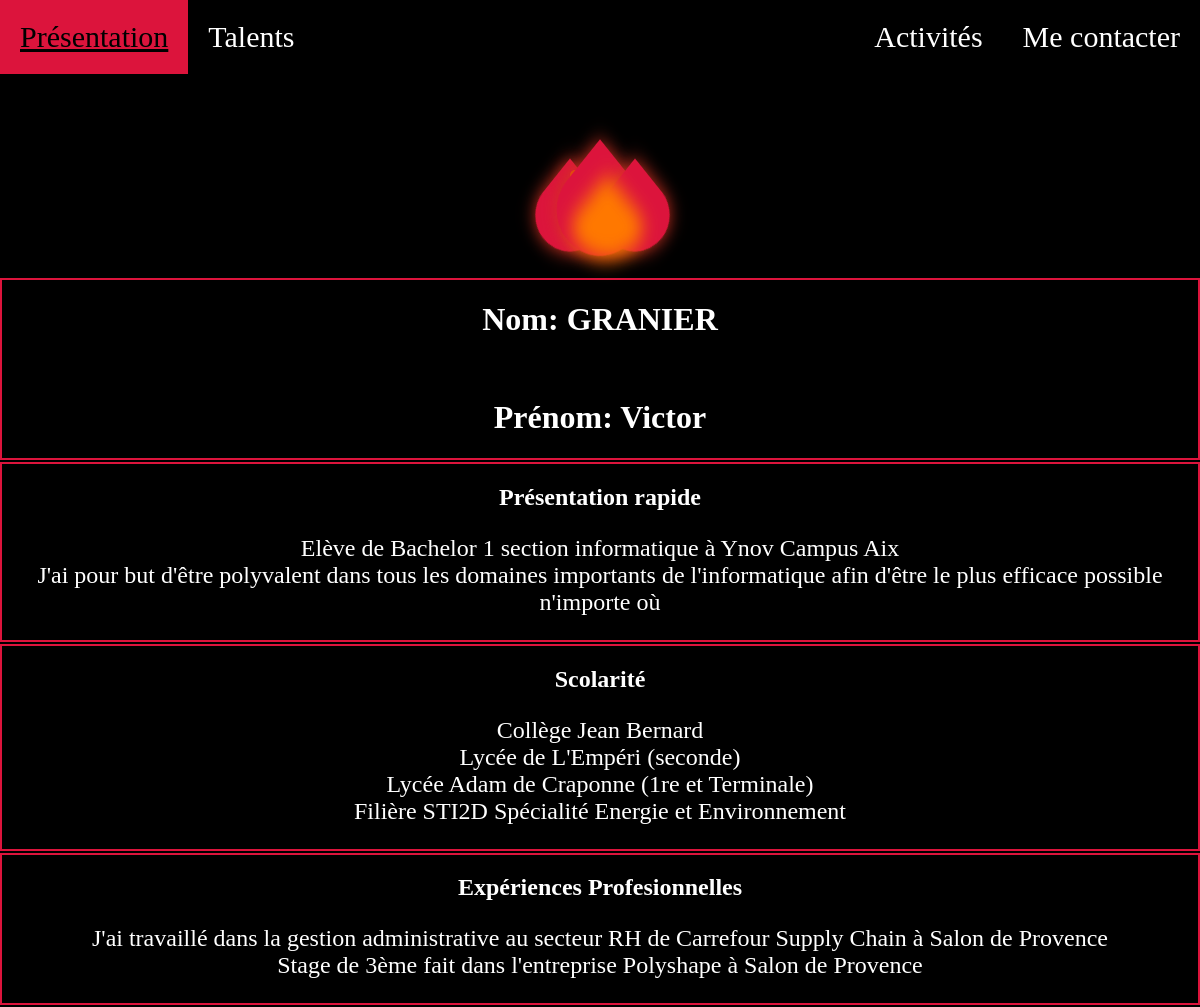
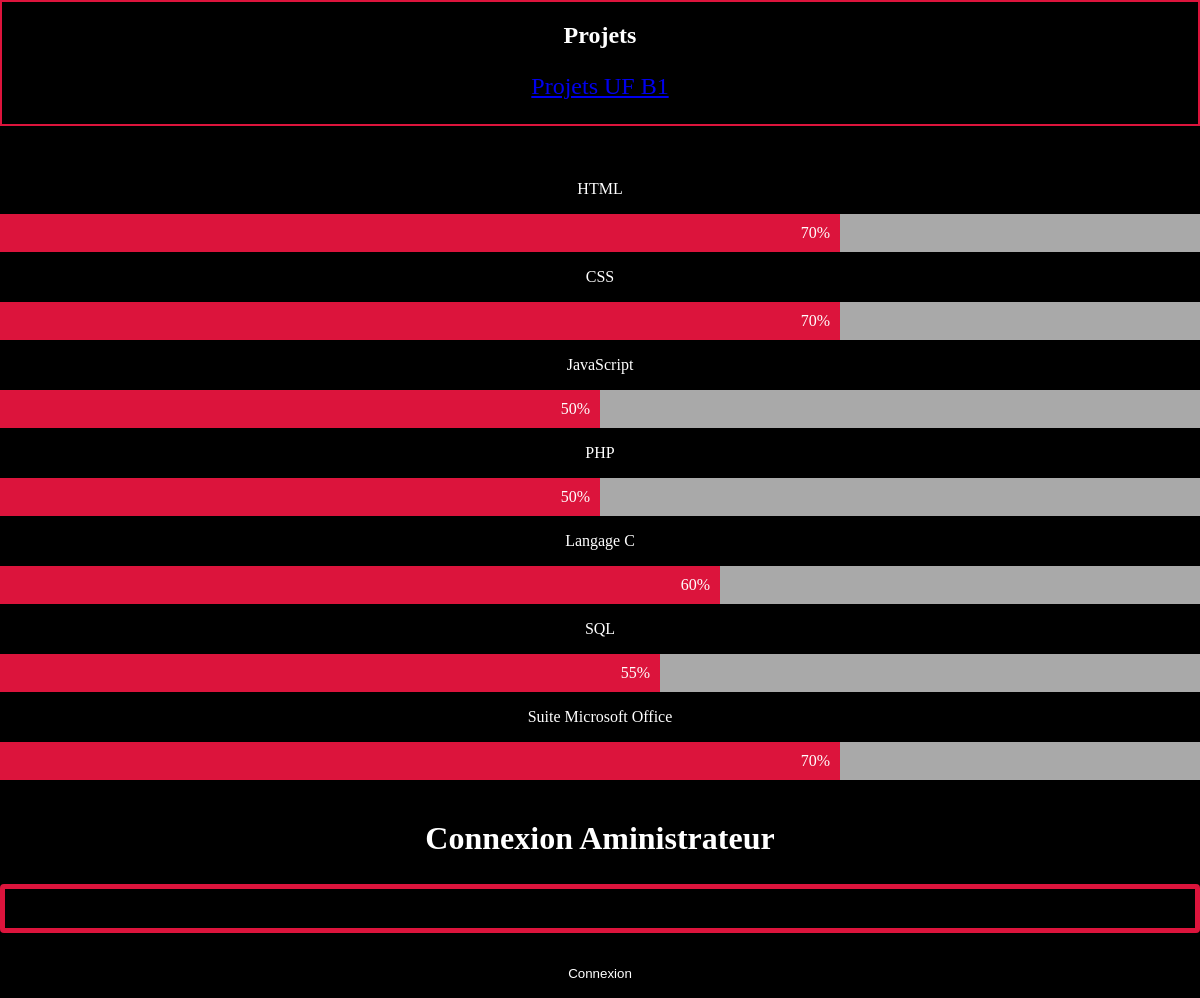
The page / on the database its author committed (2 pictures, top to bottom).
### tables this page shows
CREATE TABLE article(
	id int(20) NOT NULL auto_increment,
	content text,
	PRIMARY KEY (id)
);

### index.php (the view, shortened to what this page needs)
<?php
$ini = parse_ini_file('db.ini');
$bdd = new PDO($ini['bdd'], $ini['username'], $ini['password']) or die ('Cannot connect to db');
 ?>
<!DOCTYPE html>
<html lang="fr" dir="ltr">
  <head>
    <link rel="stylesheet" href="index.css">
  </head>
  <body>
    <div class="topnav">
     <a href="#">Présentation</a>
     <a href="#talents">Talents</a>
     <a style="float: right;" href="contact.php">Me contacter</a>
     <a style="float: right;" href="activités.html">Activités</a>
   </div>
   <div class="fire">
     <div class="fire-left">
       <div class="main-fire"></div>
       <div class="particle-fire"></div>
     </div>
     <div class="fire-main">
     </div>
     <div class="fire-right">
     </div>
     <div class="fire-bottom">
       <div class="main-fire"></div>
     </div>
   </div>
   <br/>
   <div id="whoiam">
     <div class="desc">
       <h1>Nom: GRANIER</h1>
       <br/>
       <h1>Prénom:  Victor</h1>
     </div>
     <div class="desc">
       <h2>Présentation rapide</h2>
       <p>
         <?php
         $rqt1 = $bdd->query("SELECT id, content FROM article WHERE id = 1;");
         $ligne1 = $rqt1->fetch();
         echo $ligne1['content'];
         ?>
       </p>
     </div>
     <div class="desc">
       <h2>Scolarité</h2>
       <p>
         <?php
         $rqt2 = $bdd->query("SELECT id, content FROM article WHERE id = 2;");
         $ligne2 = $rqt2->fetch();
         echo $ligne2['content'];
         ?>
       </p>
     </div>
     <div class="desc">
       <h2>Expériences Profesionnelles</h2>
       <p>
         <?php
         $rqt3 = $bdd->query("SELECT id, content FROM article WHERE id = 3;");
         $ligne3 = $rqt3->fetch();
         echo $ligne3['content'];
         ?>
       </p>
     </div>
     <div class="desc">
       <h2>Projets</h2>
       <a href="projet.php"><p>Projets UF B1</p></a>
     </div>
     <br/>
   </div>
   <br>
   <div id="talents">
     <p style="color: white;">HTML</p>
     <div class="conteniendre">
       <div class="skills html">70%</div>
     </div>
     <p style="color: white;">CSS</p>
     <div class="conteniendre">
       <div class="skills css">70%</div>
     </div>
     <p style="color: white;">JavaScript</p>
     <div class="conteniendre">
       <div class="skills js">50%</div>
     </div>
     <p style="color: white;">PHP</p>
     <div class="conteniendre">
       <div class="skills php">50%</div>
     </div>
     <p style="color: white;">Langage C</p>
     <div class="conteniendre">
       <div class="skills c">60%</div>
     </div>
     <p style="color: white;">SQL</p>
     <div class="conteniendre">
       <div class="skills sql">55%</div>
     </div>
     <p style="color: white;">Suite Microsoft Office</p>
     <div class="conteniendre">
       <div class="skills mc">70%</div>
     </div>
   </div>
   <br/>
  </body>
  <form class="conect" action="connexion.php" method="post">
    <h1>Connexion Aministrateur</h1>
    <input type="password" name="mdpadmin" value="">
    <input type="submit" value="Connexion">
  </form>
</html>

### index.css (style rules this page uses)
body { margin: 0; padding: 0; float: none; text-align: center; background-color: black; color: white; }
* { box-sizing:border-box }
div { width: 100%; }
.desc { border: 2px solid crimson; margin-bottom: 2px; }
.topnav { background-color: black; overflow: hidden; position: fixed; top: 0; width: 100%; z-index: 1; }
.topnav a { float: left; color: white; text-align: center; padding: 20px 20px; text-decoration: none; font-size: 30px; }
.fire { position: relative; width: 100px; height: 100px; background-color: transparent; margin-top: 10em; margin-left: auto; margin-right: auto; }
.fire-main { position: absolute; height: 100%; width: 100%; animation: scaleUpDown 3s ease-out; animation-iteration-count: infinite; animation-fill-mode: both; }
.fire-right { height: 100%; width: 100%; position: absolute; animation: shake 2s ease-out 0; animation-iteration-count: infinite; animation-fill-mode: both; }
.fire-left { position: absolute; height: 100%; width: 100%; animation: shake 3s ease-out 0; animation-iteration-count: infinite; animation-fill-mode: both; }
.fire-left .main-fire { position: absolute; top: 15%; left: -20%; width: 80%; height: 80%; background-color: crimson; transform: scaleX(0.8) rotate(45deg); border-radius: 0 40% 60% 40%; filter: drop-shadow(0 0 10px #d43322); }
.fire-left .particle-fire { position: absolute; top: 10%; left: 20%; width: 10%; height: 10%; background-color: #ef5a00; border-radius: 50%; filter: drop-shadow(0 0 10px #d43322); animation: particleUp 3s infinite ease-out 0; animation-fill-mode: both; }
.fire-bottom .main-fire { position: absolute; top: 30%; left: 20%; width: 75%; height: 75%; background-color: #ff7800; transform: scaleX(0.8) rotate(45deg); border-radius: 0 40% 100% 40%; filter: blur(10px); animation: glow 2s ease-out 0; animation-iteration-count: infinite; animation-fill-mode: both; }
#whoiam { color: white; }
#whoiam p { font-size: 24px; }
.conteniendre { width: 100%; background-color: darkgray; }
.skills { text-align: right; padding: 10px; color: white; }
.html { width: 70%; background-color: crimson; }
.css { width: 70%; background-color: crimson; }
.js { width: 50%; background-color: crimson; }
.php { width: 50%; background-color: crimson; }
.c { width: 60%; background-color: crimson; }
.sql { width: 55%; background-color: crimson; }
.mc { width: 70%; background-color: crimson; }
input[type=password], select, textarea { text-align: center; width: 100%; padding: 12px; border: 5px solid crimson; border-radius: 4px; box-sizing: border-box; margin-top: 6px; margin-bottom: 16px; resize: vertical; background-color: black; color: white; }
input[type=submit] { background-color: black; color: white; padding: 12px 20px; border: none; border-radius: 4px; cursor: pointer; border: 5px solid black; }

### rows shown on the page
article: content "Elève de Bachelor 1 section informatique à Ynov Campus Aix J'ai pour but d'être polyvalent dans tous les domaines importants de l'informatique afin d'être le plus efficace possible n'importe où"
article: content "Collège Jean Bernard Lycée de L'Empéri (seconde) Lycée Adam de Craponne (1re et Terminale) Filière STI2D Spécialité Energie et Environnement"
article: content "J'ai travaillé dans la gestion administrative au secteur RH de Carrefour Supply Chain à Salon de Provence Stage de 3ème fait dans l'entreprise Polyshape à Salon de Provence"
